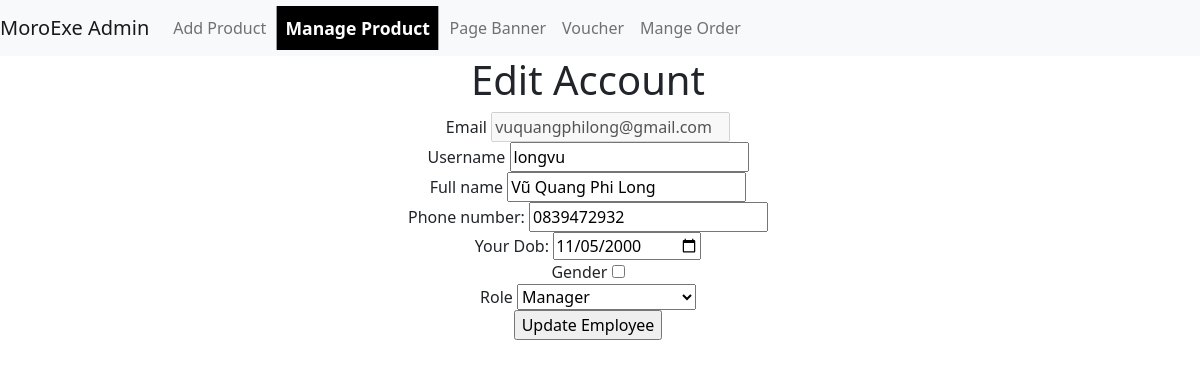
Screenshot of /employee/edit_employee/2 (signed in) with the database file from the repository.
### app/models.py (models this page shows, shortened)
class User(UserMixin, db.Model):
    __tablename__ = 'users'
    id = db.Column(db.Integer, primary_key=True)
    email = db.Column(db.String(64), unique=True, index=True)
    username = db.Column(db.String(64))
    fullname = db.Column(db.String(64))
    phone = db.Column(db.String(10))
    dob = db.Column(db.Date())
    gender = db.Column(db.Boolean, default=False)
    create_date = db.Column(db.DateTime(), default=datetime.utcnow)
    role_id = db.Column(db.Integer, db.ForeignKey('roles.id'), default=2)
    password_hash = db.Column(db.String(128))
    confirmed = db.Column(db.Boolean, default=False)
    addresses = db.relationship('Address', backref='users')
    cart =db.relationship('Cart',uselist=False, backref='users')
    order = db.relationship("Order",backref='users')
    @property
    def password(self):
        raise AttributeError('password is not a readable attribute')

### app/employee/views.py (the view, shortened to what this page needs)
@employee.route('/edit_employee/<id>', methods=['GET','POST'])
@is_admin
def editEmployee(id):
    user = User.query.get(id)
    editForm = EditEmployeeForm()
    return render_template('employees/edit_employee.html', form=editForm, user=user, curUser= current_user)

### app/employee/forms.py
class EditEmployeeForm(FlaskForm):
    email = StringField('Email')
    username = StringField('Username')
    fullname = StringField('Full name')
    phone = StringField('Phone number: ')
    dob = DateField('Your Dob: ')
    gender = BooleanField()
    role = SelectField('Role', choices=[('Warehouse Manager', 'Warehouse Manager'), \
                        ('Sales Employee', 'Sales Employee'), ('Shipper', 'Shipper')])
    role1 = SelectField('Role', choices=[('Manager', 'Manager'),('Warehouse Manager', 'Warehouse Manager'), \
                        ('Sales Employee', 'Sales Employee'), ('Shipper', 'Shipper')])
    submit = SubmitField('Update')

### app/employee/views.py (called while the page is built)
def is_admin(f):
    @wraps(f)
    def decorated_function(*args, **kwargs):
        if (current_user.role.permission & 63) < 16:
            flash("Bạn không có quyền truy cập!")
            return redirect(url_for('main.index'))
        return f(*args, **kwargs)
    return decorated_function

### app/models.py (called while the page is built)
@login_manager.user_loader
def load_user(user_id):
    return User.query.get(int(user_id))

### app/templates/employees/edit_employee.html (shortened to what this page needs)
{% extends "ad_base.html" %}
{% set active_page = 'edit_product' %}
{% import "bootstrap/wtf.html" as wtf %}
{% block page_content %}
<div class="container-fluid register">
    <div class="row">
        <div class="row page-header d-flex justify-content-center text-center">
            <h1>Edit Account</h1>
            <div class="col-md-10 mx-auto">
                <form method="POST" action="{{url_for('employee.editEmployee',id=user.id)}}">
                    <div>
                        {{ form.email.label}}
                        {{ form.email(value=user.email, disabled="disabled") }}
                    </div>
                    <div>
                        {{ form.username.label}}
                        {% if user.username %}
                            {{ form.username(value=user.username) }}
                        {% else %}
                            {{ form.username }}
                        {% endif %}
                    </div>
                    <div>
                        {{ form.fullname.label}}
                        {% if user.fullname %}
                            {{ form.fullname(value=user.fullname) }}
                        {% else %}
                            {{ form.fullname }}
                        {% endif %}
                    </div>
                    <div>
                        {{ form.phone.label}}
                        {% if user.phone %}
                            {{ form.phone(value=user.phone) }}
                        {% else %}
                            {{ form.phone }}
                        {% endif %}
                    </div>
                    <div>
                        {{ form.dob.label}}
                        {% if user.dob %}
                            {{ form.dob(value=user.dob) }}
                        {% else %}
                            {{ form.dob }}
                        {% endif %}
                    </div>
                    <div>
                        {{ form.gender.label}}
                        {{ form.gender(value=user.gender) }}
                    </div>
                    <div>
                        {% if curUser.role.permission > 16 %}
                            {{ form.role1.label }}
                            {{ form.role1(value=user.role.name) }}
                        {% else %}
                            {{ form.role.label }}
                            {{ form.role(value=user.role.name) }}
                        {% endif %}
                    </div>
                    <div>
                        {{ form.submit(value='Update Employee')}}
                    </div>
                </form>
            </div>
        </div>
    </div>
</div>
{% endblock %}

### rows the page displays
User: email "vuquangphilong@gmail.com", username "longvu", fullname "Vũ Quang Phi Long", phone "0839472932", dob "11/05/2000"
